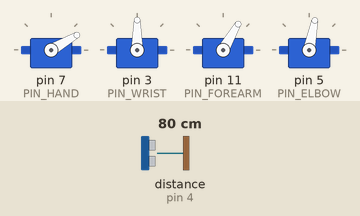
Simulated run of this sketch. Board: Arduino Uno, built with avr-gcc and run on an emulated ATmega328P. Shown: 4 × servo. Wiring (inferred from the names in the program): ultrasonic range finder: trigger pin 2; echo pin 4. Inputs (shaded band) come from the test bench; at power-on: distance to the obstacle (sensor on pin 4) 80 cm. The echo pulse lasts 58.3 µs per cm.

Above: at 1.2 s.
1.3 s: distance to the obstacle (sensor on pin 4) set to 9 cm
At 1.68 s:
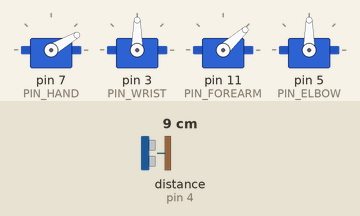
At 2.15 s:
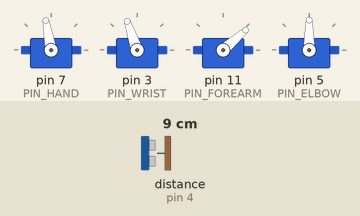
4.3 s: distance to the obstacle (sensor on pin 4) set to 7 cm
At 5.5 s:
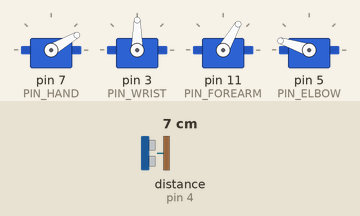
5.8 s: distance to the obstacle (sensor on pin 4) set to 14 cm
7.3 s: distance to the obstacle (sensor on pin 4) set to 16 cm
Timing chart, 0 to 11.3 s (numbered marks = the images above; inputs shaded):
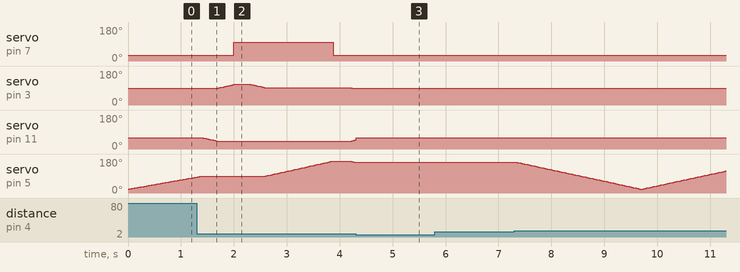

The sketch:

shorter_fsm_code.ino
```cpp
#include <Servo.h>

// -------------------- PINS --------------------
#define PIN_HAND    7
#define PIN_WRIST   3
#define PIN_FOREARM 11
#define PIN_ELBOW   5

#define PIN_TRIG    2
#define PIN_ECHO    4

// -------------------- SERVOS --------------------
Servo sHand, sWrist, sForearm, sElbow;

// -------------------- CALIBRATION --------------------
// ⚠️ YOU MUST TUNE THESE
const int HAND_OPEN   = 30;
const int HAND_CLOSED = 100;

const int WRIST_UP    = 90;
const int WRIST_DOWN  = 110;
const int WRIST_DROP  = 140;

const int FOREARM_PICK   = 40;
const int FOREARM_TRAVEL = 60;

const int SCAN_MIN = 20;
const int SCAN_MAX = 130;
const int DROP_POS = 170;

// -------------------- SENSOR --------------------
float readDistance() {
  digitalWrite(PIN_TRIG, LOW);
  delayMicroseconds(2);
  digitalWrite(PIN_TRIG, HIGH);
  delayMicroseconds(10);
  digitalWrite(PIN_TRIG, LOW);

  // Reduced timeout (IMPORTANT FIX)
  long duration = pulseIn(PIN_ECHO, HIGH, 6000);

  if (duration == 0) return 999;

  return duration * 0.0343 / 2;
}

// simple smoothing
float filteredDist = 100;
float getDistance() {
  float d = readDistance();
  filteredDist = 0.4 * d + 0.6 * filteredDist;
  return filteredDist;
}

// -------------------- FSM --------------------
enum State {
  SCAN,
  APPROACH,
  GRAB,
  LIFT,
  MOVE,
  RELEASE,
  RETURN_HOME,
  STOP_HAND
};

State state = SCAN;

// -------------------- MOTION --------------------
int elbow = SCAN_MIN;
bool dir = true;

void moveServoSmooth(Servo &s, int &current, int target) {
  if (current < target) current++;
  else if (current > target) current--;
  s.write(current);
}

// -------------------- GLOBAL POSITIONS --------------------
int posHand = HAND_OPEN;
int posWrist = WRIST_UP;
int posForearm = FOREARM_TRAVEL;
int posElbow = SCAN_MIN;

// -------------------- SETUP --------------------
void setup() {
  Serial.begin(9600);

  pinMode(PIN_TRIG, OUTPUT);
  pinMode(PIN_ECHO, INPUT);

  sHand.attach(PIN_HAND);
  sWrist.attach(PIN_WRIST);
  sForearm.attach(PIN_FOREARM);
  sElbow.attach(PIN_ELBOW);

  sHand.write(posHand);
  sWrist.write(posWrist);
  sForearm.write(posForearm);
  sElbow.write(posElbow);
}

// -------------------- LOOP --------------------
void loop() {

  float dist = getDistance();

  // 🔴 HAND STOP (NEW)
  if (dist < 8) {
    state = STOP_HAND;
  }

  switch (state) {

    // ---------------- SCAN ----------------
    case SCAN:
      moveServoSmooth(sElbow, posElbow, dir ? SCAN_MAX : SCAN_MIN);

      if (posElbow == SCAN_MAX || posElbow == SCAN_MIN) {
        dir = !dir;
      }

      if (dist > 8 && dist < 15) {
        state = APPROACH;
      }
      break;

    // ---------------- APPROACH ----------------
    case APPROACH:
      moveServoSmooth(sForearm, posForearm, FOREARM_PICK);
      moveServoSmooth(sWrist, posWrist, WRIST_UP);

      if (abs(posForearm - FOREARM_PICK) < 2) {
        state = GRAB;
      }
      break;

    // ---------------- GRAB ----------------
    case GRAB:
      moveServoSmooth(sWrist, posWrist, WRIST_DOWN);

      if (abs(posWrist - WRIST_DOWN) < 2) {
        sHand.write(HAND_CLOSED);
        delay(300);
        state = LIFT;
      }
      break;

    // ---------------- LIFT ----------------
    case LIFT:
      moveServoSmooth(sWrist, posWrist, WRIST_UP);

      if (abs(posWrist - WRIST_UP) < 2) {
        state = MOVE;
      }
      break;

    // ---------------- MOVE ----------------
    case MOVE:
      moveServoSmooth(sElbow, posElbow, DROP_POS);

      if (abs(posElbow - DROP_POS) < 2) {
        moveServoSmooth(sWrist, posWrist, WRIST_DROP);
        state = RELEASE;
      }
      break;

    // ---------------- RELEASE ----------------
    case RELEASE:
      sHand.write(HAND_OPEN);
      delay(300);
      state = RETURN_HOME;
      break;

    // ---------------- RETURN ----------------
    case RETURN_HOME:
      moveServoSmooth(sElbow, posElbow, SCAN_MIN);
      moveServoSmooth(sForearm, posForearm, FOREARM_TRAVEL);
      moveServoSmooth(sWrist, posWrist, WRIST_UP);

      if (abs(posElbow - SCAN_MIN) < 2) {
        state = SCAN;
      }
      break;

    // ---------------- HAND STOP ----------------
    case STOP_HAND:
      sHand.write(HAND_OPEN);
      sWrist.write(WRIST_UP);
      sForearm.write(FOREARM_TRAVEL);

      // Wait until hand is removed
      if (dist > 15) {
        state = SCAN;
      }
      break;
  }

  delay(15);
}
```

Measured:
- the behaviour switches between 9 and 8 cm on distance to the obstacle (sensor on pin 4) (found by bisection; images 2 and 3)
- after the input at 1.3 s, servo on pin 7 (PIN_HAND): 30° → 100° after 0.70 s, → 30° 1.9 s later
- after the input at 4.3 s, servo on pin 5 (PIN_ELBOW): stays 162° (without the input it goes to 160° after 0.03 s)
- after the input at 5.8 s, every drawn part: stays the same
- by itself, servo on pin 5 (PIN_ELBOW): rises from 84° to 169° in 2.5 s, then falls to 162° in 0.43 s
